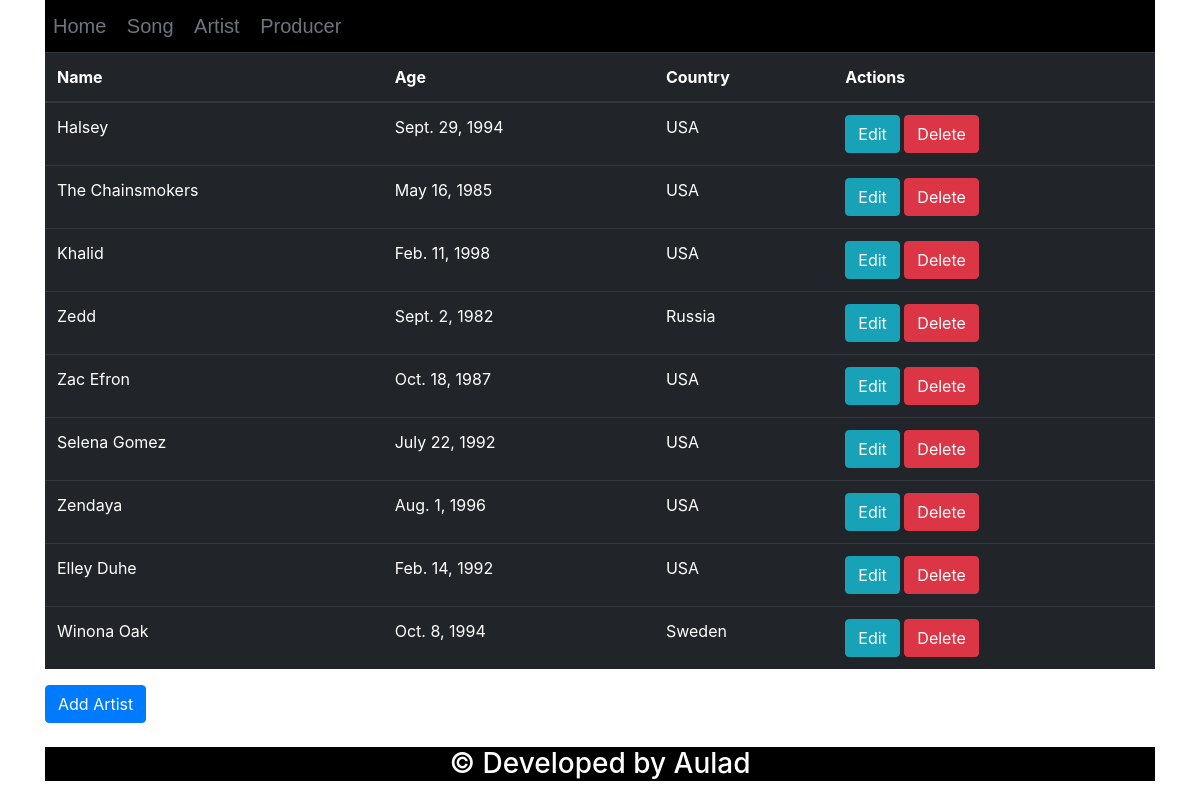
Screenshot of /artist/ with the database file from the repository.
### Assignmentapp/models.py (models this page shows, shortened)
class Artist(models.Model):
    name=models.CharField(max_length=30)
    age=models.DateField()
    country=models.CharField(max_length=30)

### Assignmentapp/views.py (the view)
# urls.py: url(r'^artist/?$', views.artist, name='artist'),
def artist(request):
    results=Artist.objects.all()
    page_data = { 'list_of_artist': results}
    return render(request, 'artist.html', page_data)

### Assignmentapp/templates/artist.html (shortened to what this page needs)
{% extends "site_base.html" %}
{% load static %}
{% block main_body %}
 <body>
       <table class="table table-dark">
           <thead>
               <tr>
                   <th>Name</th>
                   <th>Age</th>
                   <th>Country</th>
                   <th>Actions</th>
               </tr>
           </thead>
           <tbody>
             {% for artist in list_of_artist %}
                 <tr>
                   <td>{{ artist.name}}</td>
                   <td>{{ artist.age }}</td>
                   <td>{{ artist.country}}</td>
                   <td><a class="btn btn-info" href="{% url 'edit_artist' artist.id %}">Edit</a>
                       <a class="btn btn-danger" href="{% url 'delete_artist' artist.id %}">Delete</a>
                   </td>
               </tr>
              {% endfor %}
           </tbody>
       </table>
       <a class="btn btn-primary" href="{% url 'add_artist'%}">Add Artist</a>
       <br>
       <br>
 </body>
 </html>
{% endblock %}

### rows the page displays
Artist: name "Halsey", age "Sept. 29, 1994", country "USA"
Artist: name "The Chainsmokers", age "May 16, 1985", country "USA"
Artist: name "Khalid", age "Feb. 11, 1998", country "USA"
Artist: name "Zedd", age "Sept. 2, 1982", country "Russia"
Artist: name "Zac Efron", age "Oct. 18, 1987", country "USA"
Artist: name "Selena Gomez", age "July 22, 1992", country "USA"
Artist: name "Zendaya", age "Aug. 1, 1996", country "USA"
Artist: name "Elley Duhe", age "Feb. 14, 1992", country "USA"
Artist: name "Winona Oak", age "Oct. 8, 1994", country "Sweden"
